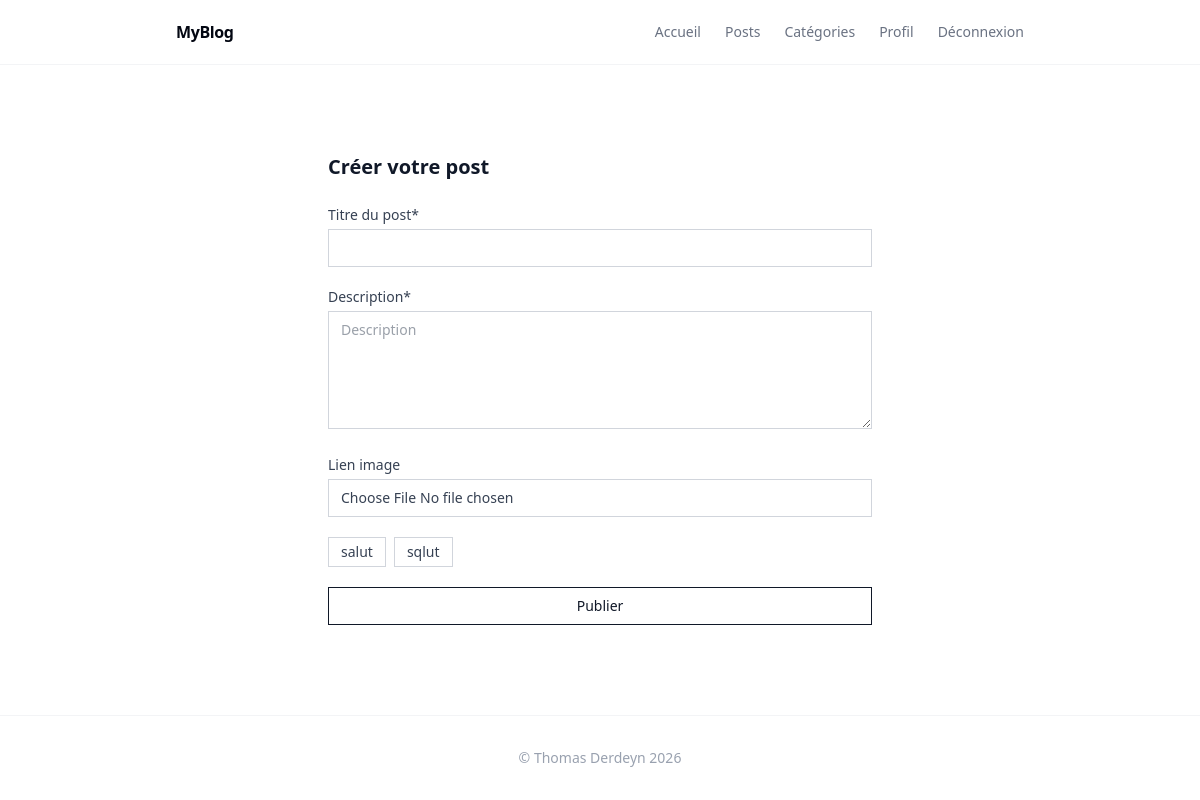
/post/create/ (signed in), run on an earlier commit of the app's database.
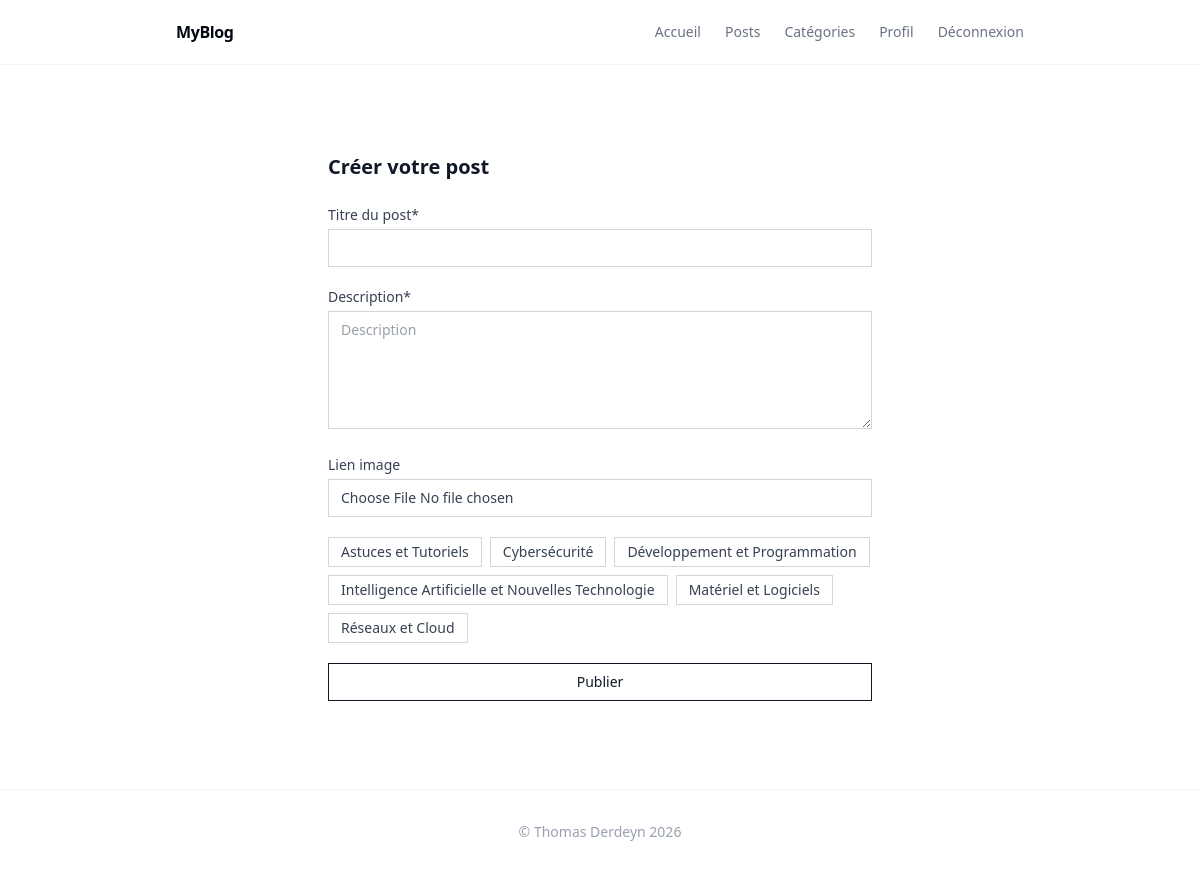
And on a later commit of the database.
### blog_app/models.py (models this page shows, shortened)
class Category(models.Model):
  name = models.CharField(max_length=50, verbose_name="Nom")
  class Meta:
    ordering = ('name', )
    verbose_name = "catégorie"
    verbose_name_plural = "catégories"

### blog_app/views/post_views.py (the view, shortened to what this page needs)
# urls.py: path('post/create/', views.CreatePostView.as_view(), name="post_create"),
class CreatePostView(View):
    def get(self, request):
        if not request.user.is_authenticated:
            return redirect(f"{settings.LOGIN_URL}?next={request.path}")
        categories = Category.objects.all()
        context = {
            "categories": categories,
        }
        return render(request, "blog_app/post/post_create.html", context)

### blog_app/templates/blog_app/post/post_create.html (shortened to what this page needs)
{% extends 'base.html' %}
{% block content %}
{% load static %}
<div class="max-w-xl mx-auto px-4 py-10">
    <h2 class="text-xl font-semibold text-gray-900 mb-6">Créer votre post</h2>
    <form method="post" action="{% url 'post_create' %}" enctype="multipart/form-data" class="space-y-5" >
        <div>
            <label for="title_post" class="block text-sm text-gray-700 mb-1">Titre du post*</label>
            <input required type="text" name="title" id="title_post" value="{{form.title}}" class="w-full border border-gray-300 px-3 py-2 text-sm focus:outline-none focus:border-gray-500">
        </div>
        <div>
            <label for="description" class="block text-sm text-gray-700 mb-1">Description*</label>
            <textarea required name="description" placeholder="Description" id="description" rows="5" class="w-full border border-gray-300 px-3 py-2 text-sm focus:outline-none focus:border-gray-500">{{form.description}}</textarea>
        </div>
        <div>
            <label for="image" class="block text-sm text-gray-700 mb-1">Lien image</label>
        <input type="file" accept="image/*" capture="camera" name="image" id="image" value="{{form.image}}" class="w-full border border-gray-300 px-3 py-2 text-sm focus:outline-none focus:border-gray-500">
        </div>
         <div class="flex flex-wrap gap-2">
            {% for category in categories %}
            <label class="cursor-pointer">
                <span class="inline-block border border-gray-300 px-3 py-1 text-sm bg-white
             peer-checked:bg-gray-900 peer-checked:text-white peer-checked:border-gray-900
             peer-focus-visible:ring-2 peer-focus-visible:ring-gray-400">
                    {{ category.name }}
                </span>
            </label>
            {% empty %}
            <p class="text-sm text-gray-500">Aucune catégorie</p>
            {% endfor %}
        </div>
        <input type="submit" value="Publier" class="w-full border border-gray-900 px-4 py-2 text-sm text-gray-900 hover:bg-gray-900 hover:text-white transition-colors cursor-pointer">
    </form>
</div>
{% endblock %}

What changed in the data, as far as the page shows it:
removed Category: name "salut"
removed Category: name "sqlut"
added Category: name "Astuces et Tutoriels"
added Category: name "Cybersécurité"
added Category: name "Développement et Programmation"
added Category: name "Intelligence Artificielle et Nouvelles Technologie"
added Category: name "Matériel et Logiciels"
added Category: name "Réseaux et Cloud"
